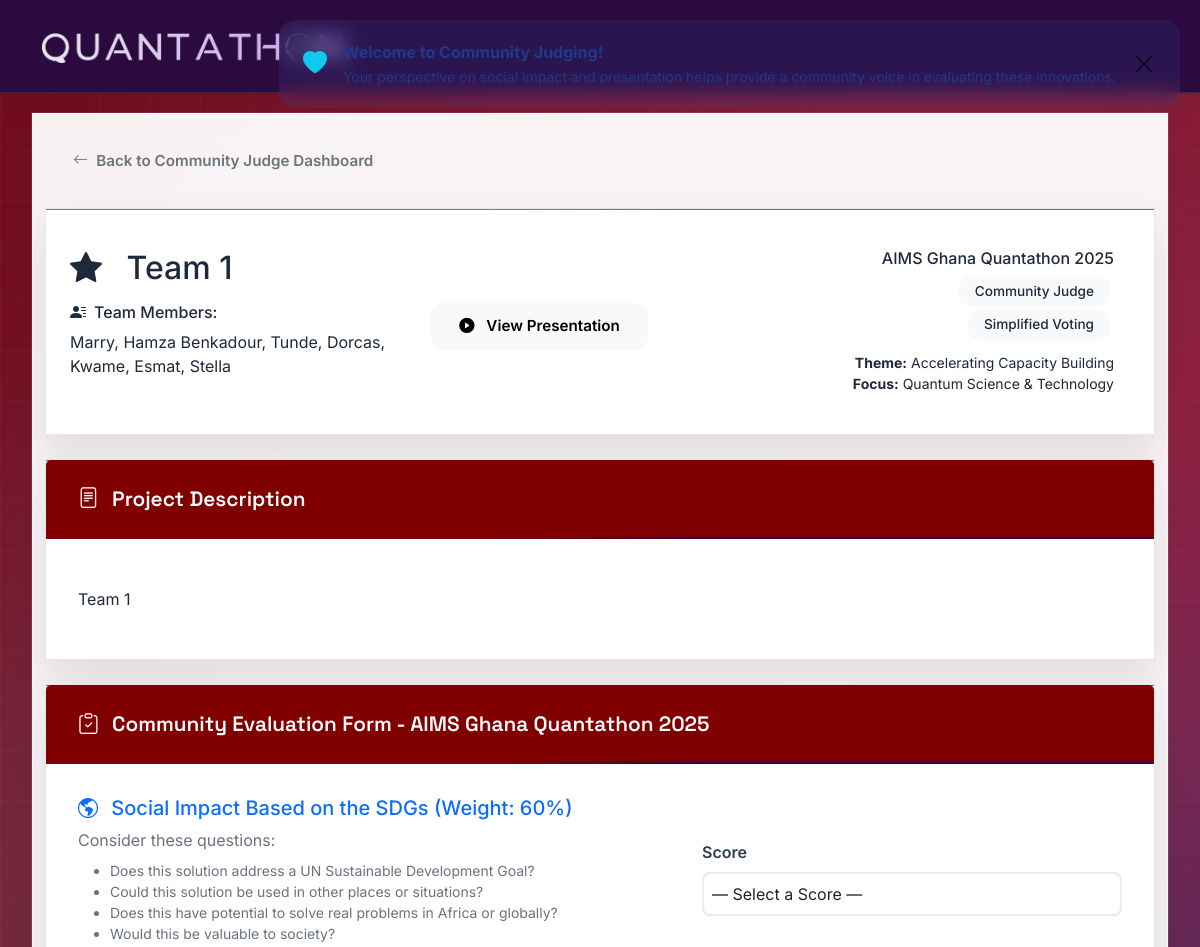
The app's page /public-judge-simple/team/1/ (upper part), older data.
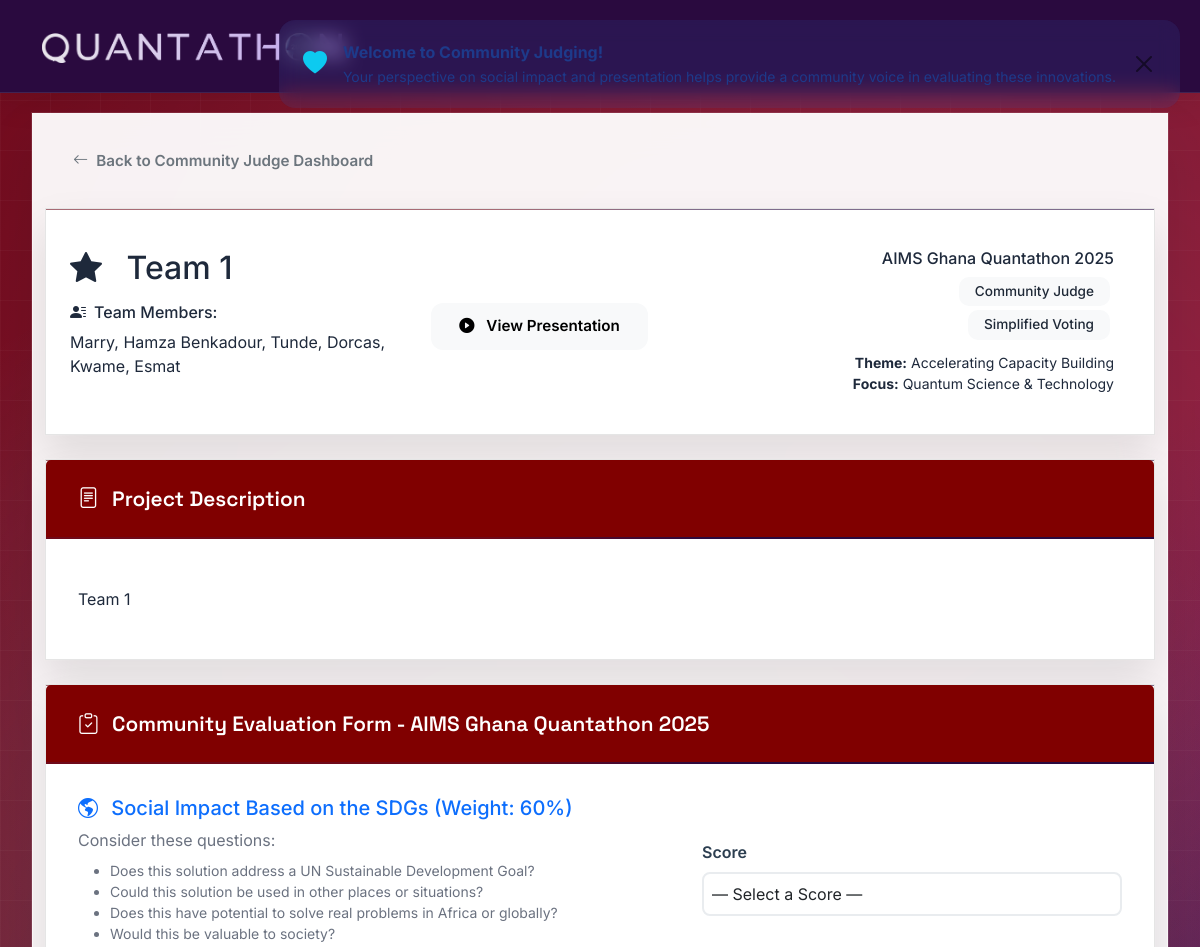
The same page, newer data.
### judging/models.py (models this page shows, shortened)
class Team(models.Model):
    name = models.CharField(max_length=200)
    description = models.TextField()
    presentation_link = models.URLField(blank=True)
    members = models.TextField(help_text="Comma-separated list of team members")
    created_at = models.DateTimeField(auto_now_add=True)

### judging/views.py (the view, shortened to what this page needs)
# urls.py: path('public-judge-simple/team/<int:team_id>/', views.public_judge_simple_team, name='public_judge_simple_team'),
def public_judge_simple_team(request, team_id):
    team = get_object_or_404(Team, id=team_id)
    voter_ip = get_client_ip(request)
    existing_vote = PublicJudgment.objects.filter(
        team=team,
        voter_ip=voter_ip,
        voter_name__icontains='[SIMPLE]'
    ).first()
    if existing_vote:
        messages.info(request, f'You have already voted for {team.name}. Thank you!')
        return redirect('public_judge_simple_access')
    context = {
        'team': team,
        'is_simple_judge': True,
    }
    return render(request, 'judging/public_judge_simple_team.html', context)

### judging/views.py (called while the page is built)
def get_client_ip(request):
    x_forwarded_for = request.META.get('HTTP_X_FORWARDED_FOR')
    if x_forwarded_for:
        ip = x_forwarded_for.split(',')[0]
    else:
        ip = request.META.get('REMOTE_ADDR')
    return ip

### judging/templates/judging/public_judge_simple_team.html (shortened to what this page needs)
{% extends 'judging/base.html' %}
{% block content %}
<div class="row mb-4">
    <div class="col-12">
        <a href="{% url 'public_judge_simple_access' %}" class="btn btn-outline-secondary">
            <i class="bi bi-arrow-left me-2"></i>Back to Community Judge Dashboard
        </a>
    </div>
</div>
<div class="row mb-4">
    <div class="col-12">
        <div class="card border-0" style="background: linear-gradient(135deg, #6e0919 0%, #2a0a3f 100%);">
            <div class="card-body text-white p-4">
                <div class="row align-items-center">
                    <div class="col-lg-8">
                        <h2 class="card-title mb-3">
                            <i class="bi bi-star-fill me-3"></i>
                            {{ team.name }}
                        </h2>
                        <div class="row">
                            <div class="col-md-6">
                                <h6><i class="bi bi-person-lines-fill me-2"></i>Team Members:</h6>
                                <p class="mb-3">{{ team.members }}</p>
                            </div>
                            <div class="col-md-6">
                                {% if team.presentation_link %}
                                    <a href="{{ team.presentation_link }}"
                                       target="_blank"
                                       class="btn btn-light btn-lg">
                                        <i class="bi bi-play-circle-fill me-2"></i>
                                        View Presentation
                                    </a>
                                {% endif %}
                            </div>
                        </div>
                    </div>
                    <div class="col-lg-4 text-lg-end">
                        <div class="bg-white bg-opacity-20 rounded-3 p-3">
                            <h6 class="mb-2">AIMS Ghana Quantathon 2025</h6>
                            <span class="badge bg-light text-dark me-1 mb-1">Community Judge</span>
                            <span class="badge bg-light text-dark me-1 mb-1">Simplified Voting</span>
                            <div class="small mt-2">
                                <strong>Theme:</strong> Accelerating Capacity Building<br>
                                <strong>Focus:</strong> Quantum Science & Technology
                            </div>
                        </div>
                    </div>
                </div>
            </div>
        </div>
    </div>
</div>
<div class="row mb-4">
    <div class="col-12">
        <div class="card">
            <div class="card-header">
                <i class="bi bi-file-text me-2"></i>
                Project Description
            </div>
            <div class="card-body">
                <p class="card-text">{{ team.description|linebreaks }}</p>
            </div>
        </div>
    </div>
</div>
<div class="row">
    <div class="col-12">
        <div class="card">
            <div class="card-header">
                <i class="bi bi-clipboard-check me-2"></i>
                Community Evaluation Form - AIMS Ghana Quantathon 2025
            </div>
            <div class="card-body">
                <form method="post" id="communityJudgingForm">
                    <div class="criteria-sections">
                        <div class="criteria-section mb-4">
                            <div class="row align-items-center">
                                <div class="col-lg-6">
                                    <h5 class="text-primary mb-2">
                                        <i class="bi bi-globe-americas me-2"></i>
                                        Social Impact Based on the SDGs (Weight: 60%)
                                    </h5>
                                    <div class="mb-3">
                                        <p class="text-muted mb-2">Consider these questions:</p>
                                        <ul class="small text-muted">
                                            <li>Does this solution address a UN Sustainable Development Goal?</li>
                                            <li>Could this solution be used in other places or situations?</li>
                                            <li>Does this have potential to solve real problems in Africa or globally?</li>
                                            <li>Would this be valuable to society?</li>
                                        </ul>
                                    </div>
                                </div>
                                <div class="col-lg-6">
                                    <div class="d-flex align-items-center justify-content-lg-end">
                                        <div class="form-group">
                                            <label for="social_impact_score">Score</label>
                                            <select class="form-control score-select"
                                                    name="social_impact"
                                                    required
                                                    onchange="showOnlyNumber(this)">
                                                <option value="" selected hidden>— Select a Score —</option>
                                            </select>
                                        </div>
                                    </div>
                                </div>
                            </div>
                        </div>
                    </div>
                </form>
            </div>
        </div>
    </div>
</div>
{% endblock %}

### judging/templates/judging/base.html (shortened to what this page needs)
<!DOCTYPE html>
<html lang="en">
<head>
    <link href="https://cdnjs.cloudflare.com/ajax/libs/bootstrap/5.3.0/css/bootstrap.min.css" rel="stylesheet">
    <link href="https://cdnjs.cloudflare.com/ajax/libs/bootstrap-icons/1.10.0/font/bootstrap-icons.min.css" rel="stylesheet">
</head>
<body>
<nav class="navbar navbar-expand-lg navbar-dark bg-dark">
    <div class="container">
        <a class="navbar-brand" href="{% url 'home' %}">
            {% load static %}
            <img src="{% static 'images/Quantathon_logo.png' %}"
                 alt="Quantum Hackathon in a Box - AIMS Ghana Quantathon 2025"
                 style="max-height: 80px; max-width: 300px; opacity: 0.9;">
        </a>
        </div>
    </nav>
    <div class="container-fluid">
        <div class="main-container">
            <div class="container py-4">
                {% block content %}
                {% endblock %}
            </div>
        </div>
    </div>
</body>
</html>

### judging/templates/judging/base.html (style rules this page uses)
:root { --quantum-purple: #6e0919; --quantum-blue: #f9f9f9; --quantum-cyan: #2a0a3f; --quantum-pink: #2a0a3f; --quantum-violet: #6e0919; --quantum-indigo: #2a0a3f; --quantum-dark: #2a0a3f; --quantum-gray-900: #1E293B; --quantum-gray-800: #334155; --quantum-gray-700: #475569; --quantum-gray-100: #F1F5F9; --quantum-gray-50: #F8FAFC; --gradient-quantum: linear-gradient(135deg, var(--quantum-purple) 40%, var(--quantum-pink) 60%); --gradient-dark: linear-gradient(135deg, var(--quantum-dark) 0%, var(--quantum-gray-900) 100%); --gradient-card: linear-gradient(145deg, rgba(255,255,255,0.9) 0%, rgba(255,255,255,0.7) 100%); --glass-bg: rgba(255, 255, 255, 0.1); --glass-border: rgba(255, 255, 255, 0.2); }
* { margin: 0; padding: 0; box-sizing: border-box; }
body { font-family: 'Inter', -apple-system, BlinkMacSystemFont, 'Segoe UI', sans-serif; background: var(--gradient-quantum); min-height: 100vh; color: var(--quantum-dark); position: relative; overflow-x: hidden; }
body::before { content: ''; position: fixed; top: 0; left: 0; width: 100%; height: 100%; background: radial-gradient(circle at 20% 80%, rgba(120, 119, 198, 0.3) 0%, transparent 50%), radial-gradient(circle at 80% 20%, rgba(255, 119, 198, 0.3) 0%, transparent 50%), radial-gradient(circle at 40% 40%, rgba(120, 219, 255, 0.3) 0%, transparent 50%); z-index: -2; animation: float 20s ease-in-out infinite; }
body::after { content: ''; position: fixed; top: 0; left: 0; width: 100%; height: 100%; background-image: linear-gradient(rgba(255,255,255,0.1) 1px, transparent 1px), linear-gradient(90deg, rgba(255,255,255,0.1) 1px, transparent 1px); background-size: 50px 50px; z-index: -1; opacity: 0.3; }
.main-container { background: rgba(255, 255, 255, 0.95) !important; backdrop-filter: blur(20px); border: 1px solid var(--glass-border); border-radius: 0px; box-shadow: 0 25px 50px rgba(0, 0, 0, 0.1), 0 0 0 1px rgba(255, 255, 255, 0.1); margin: 20px; overflow: hidden; position: relative; }
.navbar { background: rgba(42, 10, 63, 1) !important; backdrop-filter: blur(20px); padding: 1.2rem 0; border-bottom: 1px solid rgba(255, 255, 255, 0.1); box-shadow: 0 8px 32px rgba(0, 0, 0, 0.1); }
.navbar-brand { font-family: 'Space Grotesk', sans-serif; font-weight: 700; font-size: 1.8rem; color: white !important; text-shadow: 0 0 20px rgba(107, 70, 193, 0.5); }
.card { background: rgba(255, 255, 255, 0.98) !important; backdrop-filter: blur(20px); border: 1px solid rgba(0, 0, 0, 0.1) !important; border-radius: 0px; box-shadow: 0 20px 40px rgba(0, 0, 0, 0.1), 0 0 0 1px rgba(255, 255, 255, 0.1); transition: all 0.4s ease; overflow: hidden; position: relative; color: #1E293B !important; }
.card::before { content: ''; position: absolute; top: 0; left: 0; right: 0; height: 1px; background: var(--gradient-quantum); opacity: 0.6; }
.card-header { background: rgba(128, 0, 0, 40) !important; color: white !important; border: none; padding: 1.5rem 2rem; font-weight: 600; font-size: 1.3rem; font-family: 'Space Grotesk', sans-serif; position: relative; }
.card-header::before { content: ''; position: absolute; bottom: 0; left: 0; right: 0; height: 2px; background: var(--gradient-quantum); }
.card-body { background: rgba(255, 255, 255, 0.98) !important; padding: 2rem; color: #1E293B !important; }
.btn { border-radius: 12px; padding: 12px 28px; font-weight: 600; font-size: 0.95rem; transition: all 0.3s ease; border: none; position: relative; overflow: hidden; }
.form-control, .form-select { border: 2px solid var(--quantum-gray-100); border-radius: 12px; padding: 15px 20px; transition: all 0.3s ease; background: rgba(255, 255, 255, 0.9); backdrop-filter: blur(10px); }
.badge { border-radius: 10px; padding: 8px 16px; font-weight: 500; font-size: 0.85rem; }
.badge.text-dark { color: #1F2937 !important; }
.text-muted { color: #6B7280 !important; }

### judging/templates/judging/public_judge_simple_team.html (style rules this page uses)
.criteria-section { transition: border-left 0.3s ease; padding-left: 1rem; margin-left: -1rem; border-radius: 8px; }
.form-group label { font-weight: 600; color: #2c3e50; margin-bottom: 0.5rem; }
.score-select { min-width: 200px; border: 2px solid #e9ecef; border-radius: 8px; padding: 0.5rem; transition: all 0.3s ease; }

Row changes from the older to the newer data that the page shows:
changed Team "Team 1": members "Marry, Hamza Benkadour, Tunde, Dorcas, Kwame, Esmat, Stella" → "Marry, Hamza Benkadour, Tunde, Dorcas, Kwame, Esmat"
